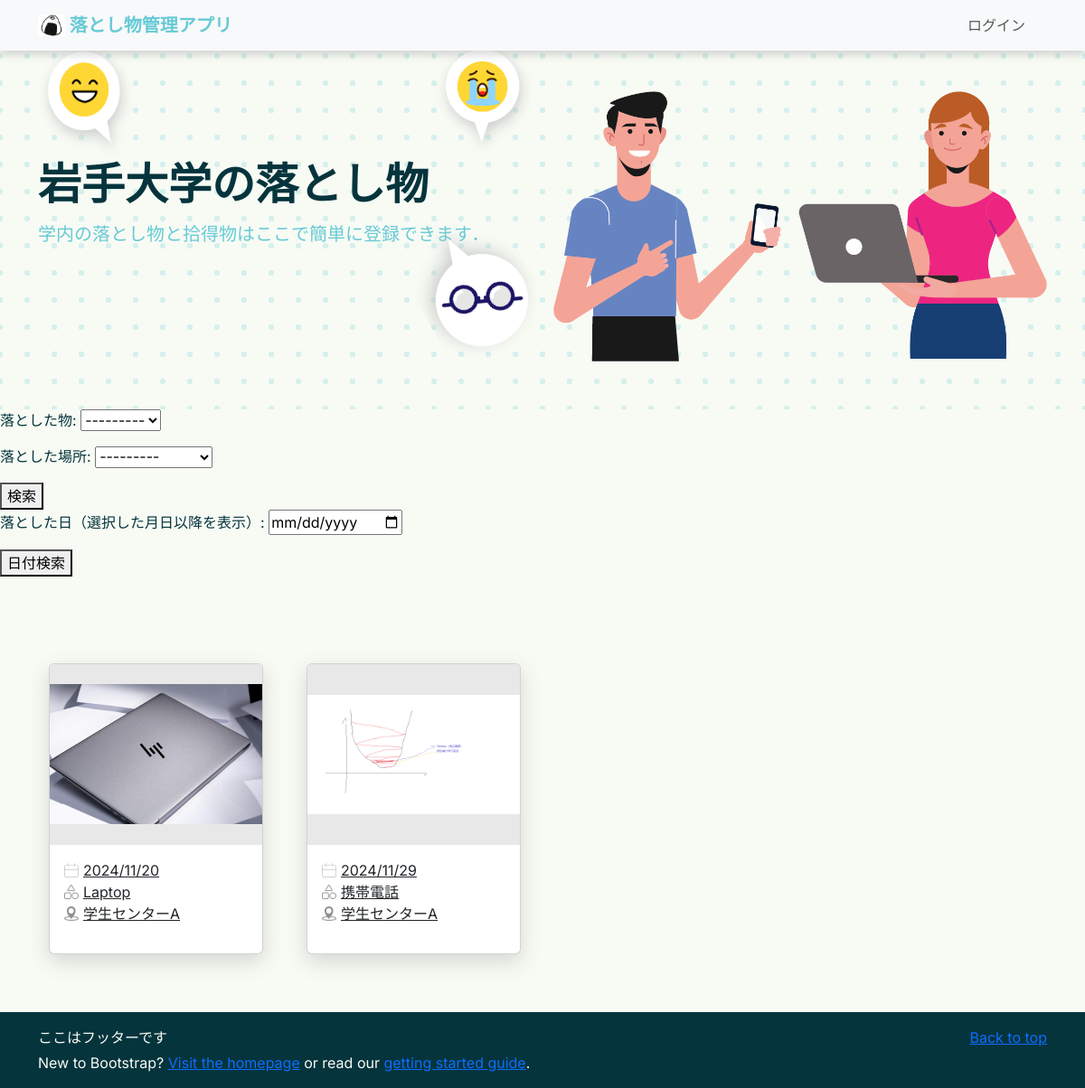
The app's page /, older data.
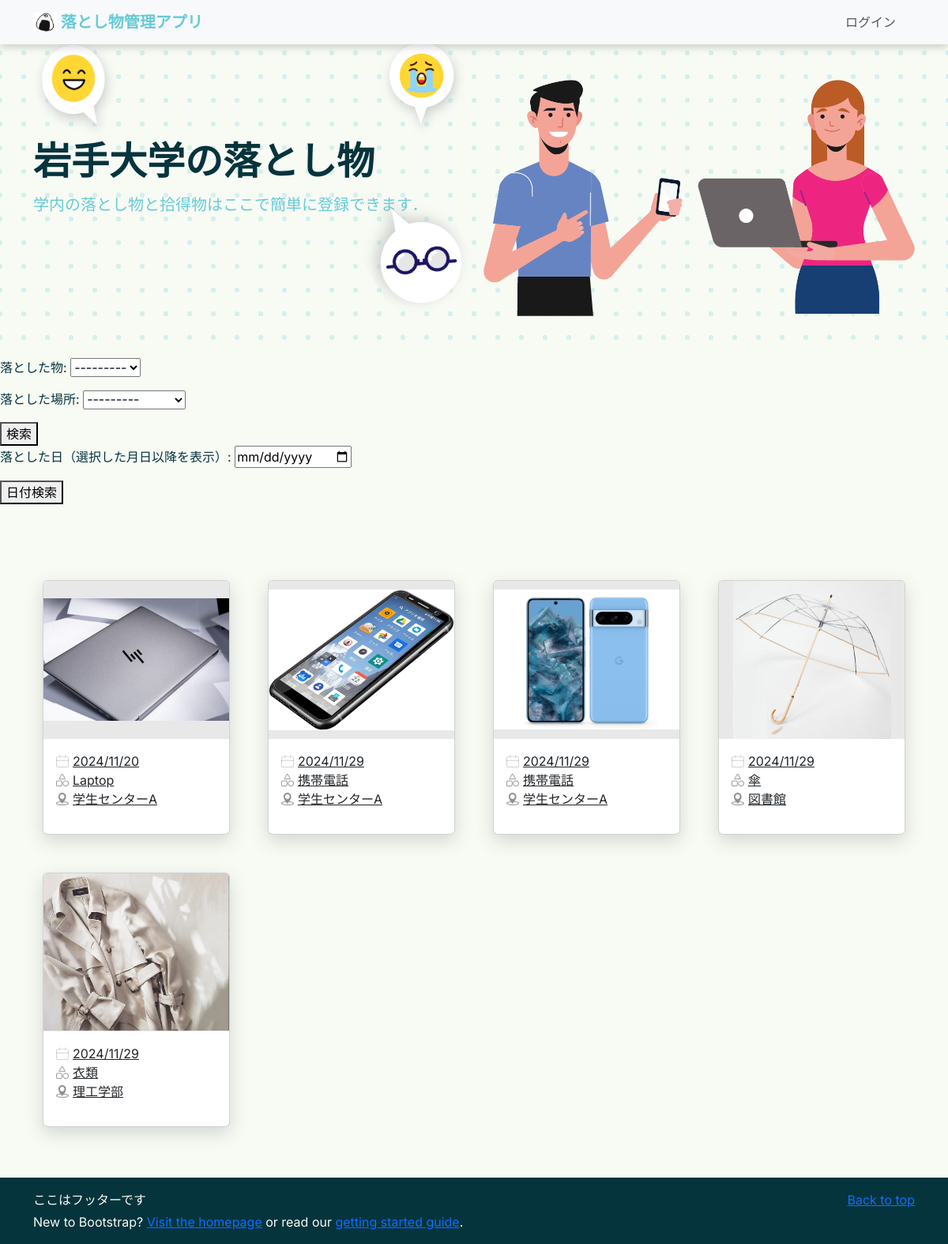
The same page, newer data.
### top/models.py (models this page shows, shortened)
class ItemImage(models.Model):
    id = models.AutoField(primary_key=True)
    item = models.ForeignKey(Item, on_delete=models.CASCADE, verbose_name="Item")
    image_path = models.ImageField(upload_to='item_images/', max_length=255, blank=True, null=True,
                                   verbose_name='Item Images')
    uploaded_at = models.DateTimeField(auto_now_add=True, null=True, blank=True)

class Item(models.Model):
    item_id = models.AutoField(primary_key=True)
    item_name = models.ForeignKey(ItemsNameTag, on_delete=models.CASCADE, verbose_name="Item Name")
    PorD_location = models.ForeignKey(PickedOrDroppedLocationsTag, on_delete=models.CASCADE,
                                      verbose_name="Picked or Dropped Location")
    storage_location = models.ForeignKey(StorageLocationsTag, on_delete=models.CASCADE, verbose_name="Storage Location")
    item_type = models.IntegerField(verbose_name="Item Type", help_text="0: Found, 1: Lost")
    status = models.SmallIntegerField(verbose_name="Status", help_text="0: Pending, 1: In Progress, 2: Resolved")
    created_at = models.DateTimeField(auto_now_add=True)
    updated_at = models.DateTimeField(auto_now=True, null=True, blank=True)
    contact_email = models.EmailField(max_length=100, null=True, blank=True)
    contact_phone = models.CharField(max_length=20, null=True, blank=True)
    description = models.TextField(null=True, blank=True)

class ItemsNameTag(models.Model):
    item_name_id = models.AutoField(primary_key=True)
    item_name = models.CharField(max_length=100, verbose_name="Name tags for items",
                                 help_text="Stationery, clothing, electronic equipment, etc.")
    description = models.TextField(null=True, blank=True)
    def __str__(self):
        return self.item_name

class PickedOrDroppedLocationsTag(models.Model):
    PorD_location_id = models.AutoField(primary_key=True)
    picked_or_dropped_location_name = models.CharField(max_length=100, verbose_name="Location Name",
                                                       help_text="Name of the place where it was found or dropped, e.g., faculty building, student center, etc.")
    description = models.TextField(null=True, blank=True)
    def __str__(self):
        return self.picked_or_dropped_location_name

### top/views.py (the view)
# urls.py: path('', views.index, name='index'),
def index(request):
    itemname_tag = None
    location_tag = None
    images = ItemImage.objects.select_related("item__item_name").all() # すべての物品表示
    images = images.filter(item__status=0) # status = 0の物品だけ表示
    if request.method == "POST":
        form = TagFilterForm(request.POST) # form.pyからimport
        date_form = DateFilterForm(request.POST)
        if form.is_valid():
            itemname_tag = form.cleaned_data['itemname_tag']
            location_tag = form.cleaned_data["location_tag"]
            if itemname_tag and location_tag:
                images = images.filter(Q(item__item_name=itemname_tag) & Q(item__PorD_location=location_tag))
            elif itemname_tag:
                images = images.filter(item__item_name=itemname_tag)
            elif location_tag:
                images = images.filter(item__PorD_location=location_tag)
        if date_form.is_valid():
            date = date_form.cleaned_data.get("date")
            if date:
                images = images.filter(item__created_at__gte=date)
    else:
        form = TagFilterForm()
        date_form = DateFilterForm()
    context = {
        "images": images,
        "form": form,
        "date_form": date_form,
    }
    return render(request, 'index.html', context)

### top/forms.py
class TagFilterForm(forms.Form):
    itemname_tag = forms.ModelChoiceField(
        queryset=ItemsNameTag.objects.all(),
        required=False,
        label="落とした物"
    )
    location_tag = forms.ModelChoiceField(
        queryset=PickedOrDroppedLocationsTag.objects.all(),
        required=False,
        label="落とした場所"
    )

class DateFilterForm(forms.Form):
    date = forms.DateField(
        required=False,
        widget=forms.DateInput(attrs={"type": "date"}),
        label="落とした日（選択した月日以降を表示）"
    )

### top/models.py (called while the page is built)
    def __str__(self):
        return self.storage_location_name

### top/templates/index.html (shortened to what this page needs)
{% extends "base.html" %}
{% load static %}
{% block content %}
    <div class="hero">
      <div class="container col-xxl-8 pt-5 hero-content">
        <div class="row flex-lg-row-reverse align-items-center">
          <div class="col-sm-12 col-md-6 col-lg-6">
            <img src="{% static "imgs/illustrations/HomePage-L.png" %}" class="d-block mx-lg-auto img-fluid" alt="illustration" width="100%" loading="lazy">
          </div>
          <div class="hero-texts col-sm-12 col-md-6 col-lg-6">
            <div class="emojis d-none d-md-inline-flex justify-content-between">
              <img src="{% static "imgs/illustrations/emoji_ニコニコ.png" %}" class="img-fluid emoji_niconico" alt="illustration" width="20%" loading="lazy">
              <img src="{% static "imgs/illustrations/emoji_泣き顔.png" %}" class="img-fluid emoji_nakigao" alt="illustration" width="20%" loading="lazy">
            </div>
            <h1 class="display-5 fw-bold lh-1 mb-3">岩手大学の落とし物</h1>
            <p class="lead py-0">学内の落とし物と拾得物はここで簡単に登録できます．</p>
            <div class="emojis d-none d-md-inline-flex justify-content-end py-0">
              <img src="{% static "imgs/illustrations/emoji_めがね.png" %}" class="img-fluid emoji_megane" alt="illustration" width="23%" loading="lazy">
            </div>
          </div>
        </div>
      </div>
    </div>
    <form method="post">
        {{ form.as_p }}
        <button type="submit">検索</button>
    </form>
    <form method="post">
        {{ date_form.as_p }}
        <button type="submit">日付検索</button>
    </form>
    <section id="cardlists">
      {% if images %}
      <div class="container">
        <div class="row g-8 py-5">
          {% for image in images %}
          <div class="col-lg-3 col-sm-6 g-5">
            <a class="card card-effect" href="#" data-bs-toggle="modal" data-bs-target="#modal{{ image.id }}">
              <div class="card-img-area">
                <img src="{{ image.image_path.url }}" class="card-img-top " alt="Item Image">
              </div>
              <div class="card-body">
                <ul>
                <li class="card-text"><img class="card-icons" src="{% static "imgs/icons/CALENDAR I.png" %}">{{image.item.created_at|date:"Y/m/d"}}</li>
                <li class="card-text"><img class="card-icons" src="{% static "imgs/icons/CATEGORY I.png" %}">{{ image.item.item_name.item_name }}</li>
                <li class="card-text"><img class="card-icons" src="{% static 'imgs/icons/Component 1.png'%}">{{image.item.PorD_location}}</li>
                </ul>
              </div>
            </a>
          </div>
          {% endfor %}
        </div>
      </div>
      {% else %}
        <p>選択されたタグを持つ落とし物情報は見つかりませんでした</p>
      {% endif %}
    </section>
{% endblock content %}

Row changes from the older to the newer data that the page shows:
added ItemImage: image_path (picture), item.created_at "2024/11/29", item.item_name.item_name "携帯電話", item.PorD_location "学生センターA"
changed ItemImage (number 3 of 5 on the later page): image_path: a different picture
added ItemImage: image_path (picture), item.created_at "2024/11/29", item.item_name.item_name "傘", item.PorD_location "図書館"
added ItemImage: image_path (picture), item.created_at "2024/11/29", item.item_name.item_name "衣類", item.PorD_location "理工学部"
